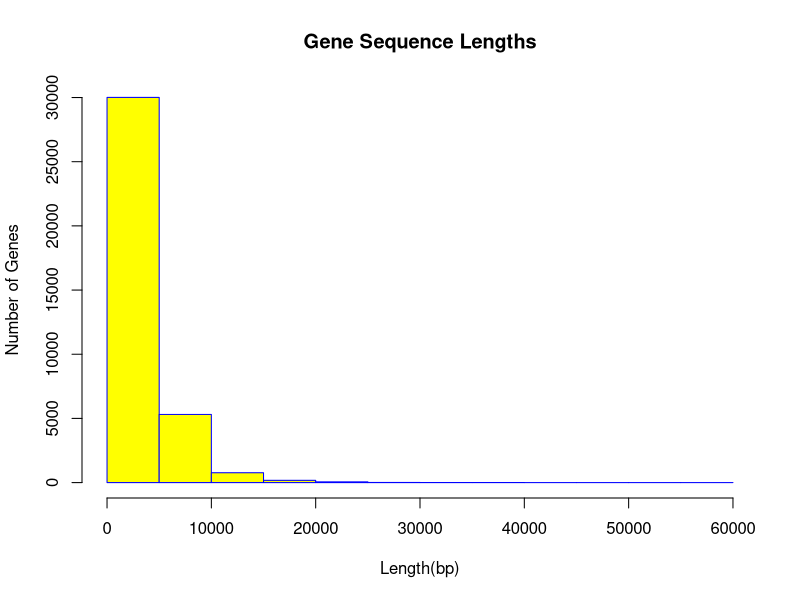

This figure's R source:
#!/bin/env Rscript

data=readLines('geneLens.txt')
data=as.numeric(data)
pdf("Egrandis_gene_lengths_GT.pdf") 
hist(data,main="Gene Sequence Lengths",xlab = "Length(bp)",ylab="Number of Genes",col = "yellow",border 
= "blue")

invisible(dev.off())

